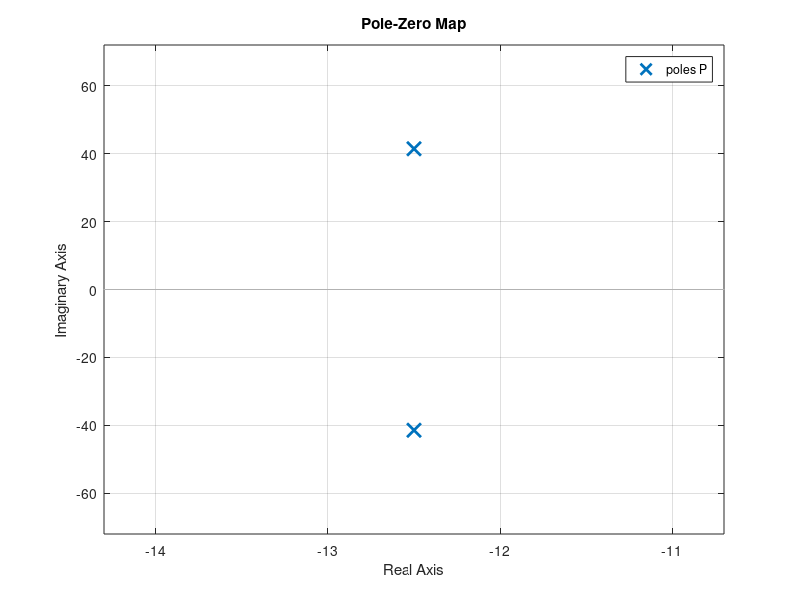
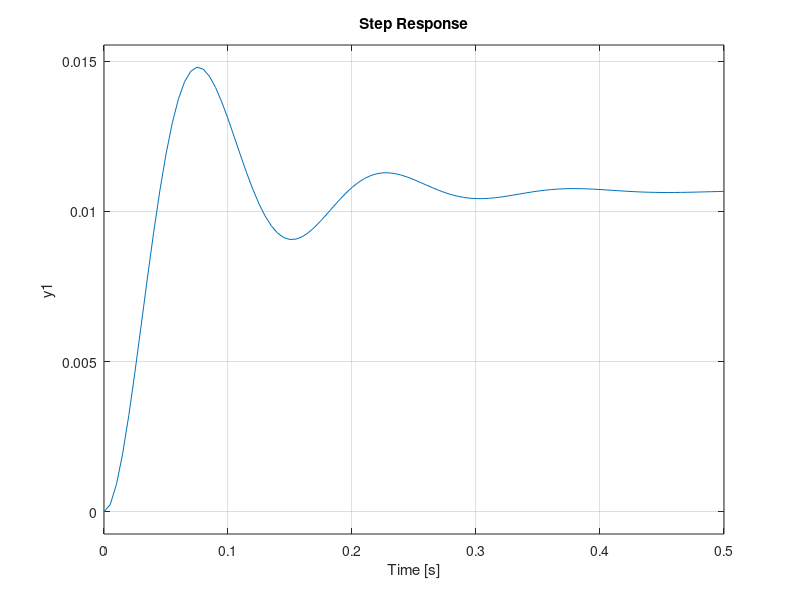
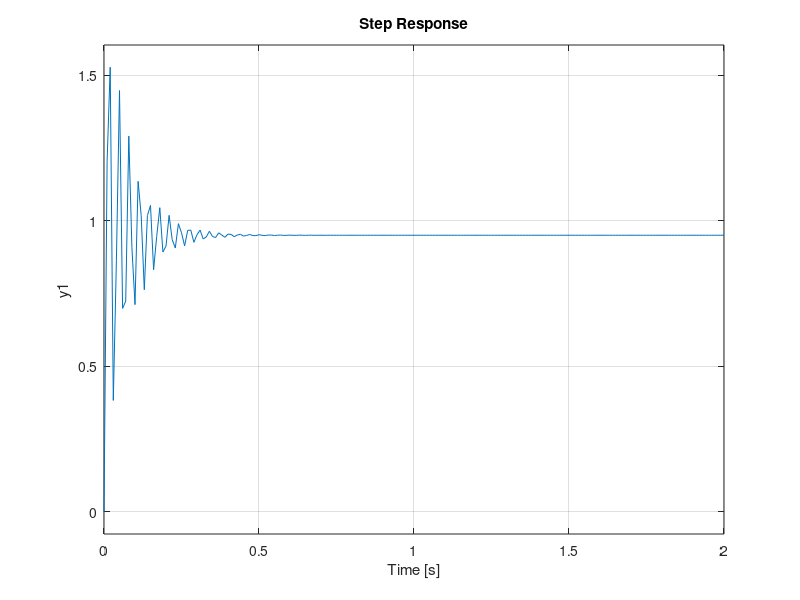
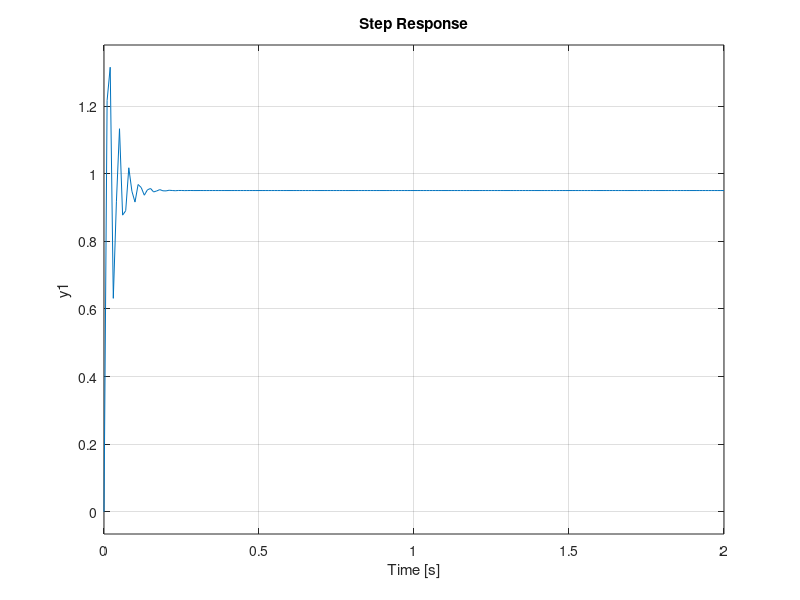

Here is the MATLAB script that generated these plots, in order:
clear all
clc

J=0.01;
b=0.1;
Kt=0.01;
L=0.05;
R=0.75;
Ke=0.01;

a=L*J/Kt;
b=L*b/Kt+R*J/Kt;
c=R*b/Kt+Ke;

%   Find the transfer function of the DC-Motor system
s = tf('s');
P = 1/(a*s^2 + b*s + c);

%   Prove that the open-loop system is stable
pzmap(P)    %Negative Poles

%   Find the step-response of the open-loop system Design
figure(2)
step(P)

%Proportional Control
Kp = 1800;
C = pid(Kp);
T = feedback(C*P,1);
t = 0:0.01:2;
figure(3)
step(T,t)

%Proportional Derivative
Kd=2;
C = pid(Kp,0,Kd);
T = feedback(C*P,1);
figure(4)
step(T,t)

%Proportional Integral Derivative
Ki=500;
C = pid(Kp,Ki,Kd);
T = feedback(C*P,1);
figure(5)
step(T,t)